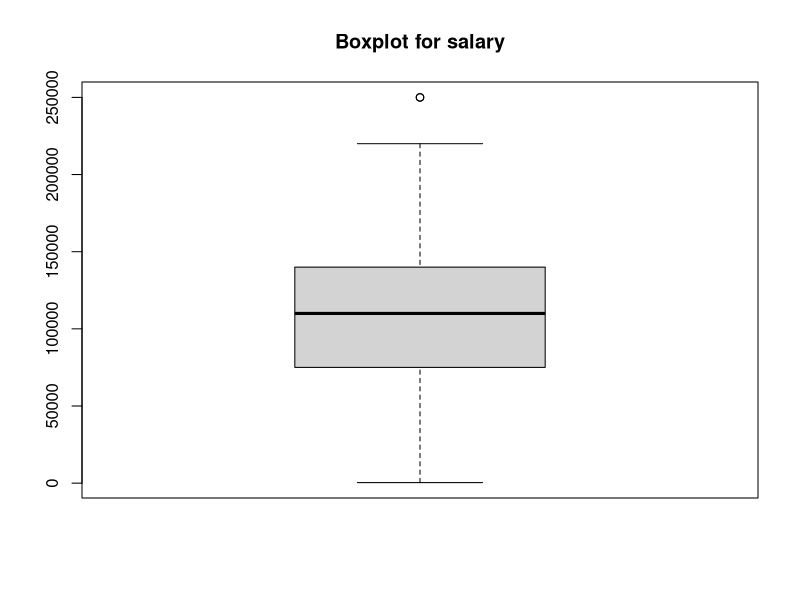
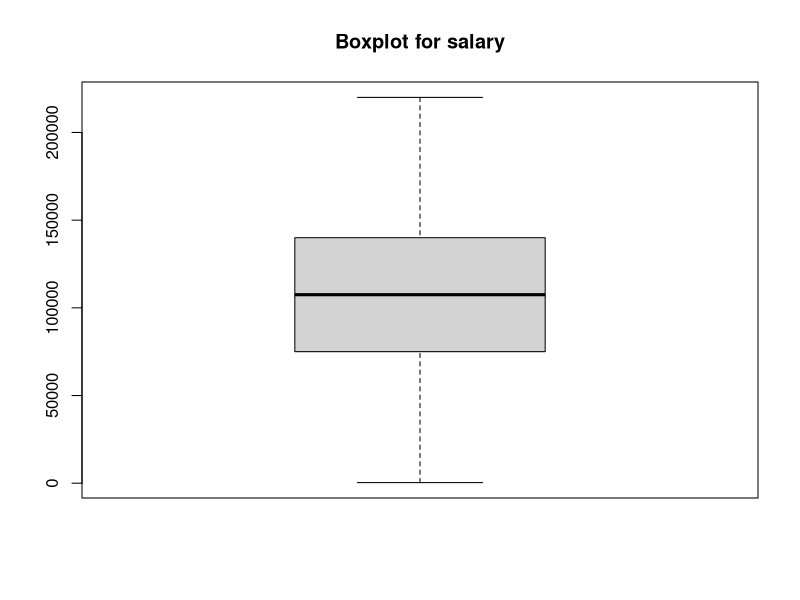
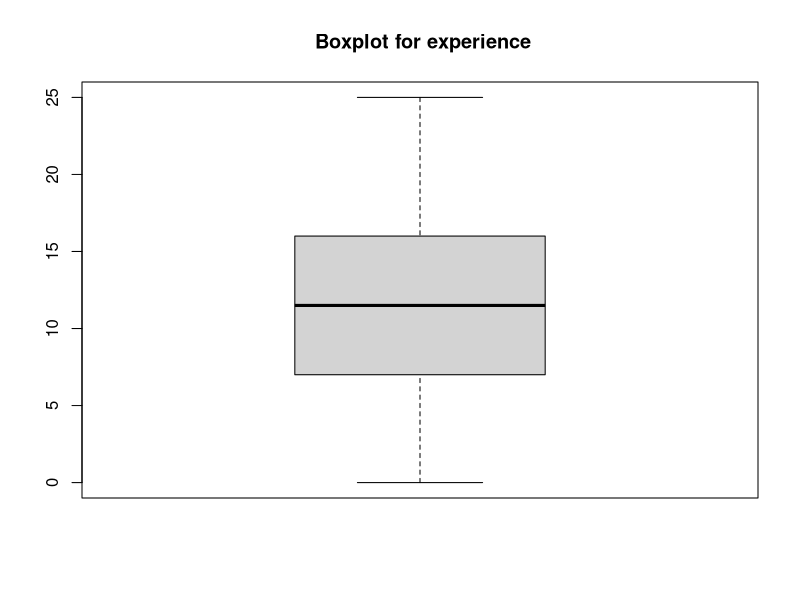
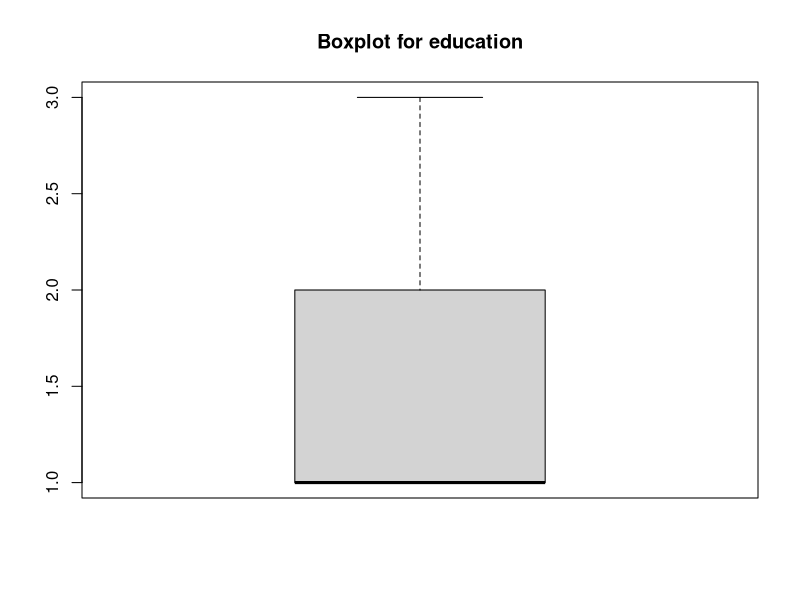

The R source for these figures, in order: (Note: this script raises an error after producing the figures.)
library(ggplot2)
library(dplyr)

#Load dataset
salary <- read.csv('Salary.csv')
head(salary)
summary(salary)
str(salary)

#Data cleaning and preprossesing

#Handle missing values
sum(is.na(salary))
colSums(is.na(salary))

#Remove missing values
salary <- na.omit(salary)
sum(is.na(salary))
colSums(is.na(salary))

#Convert data types
salary$Education.Level <- as.factor(salary$Education.Level)
salary$Years.of.Experience <- as.numeric(salary$Years.of.Experience)
salary$Salary <- as.numeric(salary$Salary)

#Remove duplicates
salary <- salary[!duplicated(salary),]

#Rename column names
colnames(salary) <- c("education","experience","salary")

#Filter outliers and remove outliers
boxplot(salary$salary,main = "Boxplot for salary")
q1 <- quantile(salary$salary, 0.25)
q3 <- quantile(salary$salary, 0.75)
IQR <- q3-q1
salary<- salary[salary$salary >= (q1- 1.5*IQR) & salary$salary <= (q3+1.5*IQR),]

boxplot(salary$salary,main="Boxplot for salary")

boxplot(salary$experience, main =" Boxplot for experience") 

boxplot(salary$education, main = "Boxplot for education")


#Exploratory  Data Analysis(EDA)

pl <- ggplot(data = salary, aes(x=experience, y=salary,colour = education)) 
+ geom_point(size=3) 
+ geom_smooth(method = "lm",se = FALSE)
+ labs(title = "Salary vs Experience", x="experience",y = "salary") 
+ theme_minimal()
print(pl)

#Build the multiple linear regression model
model <- lm(salary~ experience +education,data = salary)
summary(model)

#Predict salaries 
new_employee <- data.frame(experience=c(5,10,3,7),education = c("Master's","PhD","PhD","Bachelor's"))
new_salary <-predict(model, newdata = new_employee)
print(new_salary)

#Residual Plot(Check model Assumptions)
plot(model$residuals, main = "Residual Plot",ylab = "Residuals",xlab = "Index" , col = "green", pch=19)
abline(h=0,col="red")

#Histogram of Residuals
histogram <- hist(model$residuals, main = "Histogram of Residuals",col = "lightblue",xlab = "residuals",breaks = 20)
print(histogram)

#Line plot(Salary growth Projection)
line_chart <- ggplot(data = salary, aes(x = experience, y = salary, color = education, group = education)) +stat_summary(fun = mean, geom = "line", linewidth = 1.2)  +labs(title = "Salary Growth Projection", x = "Years of Experience", y = "Average Salary") +theme_minimal()
print(line_chart)













